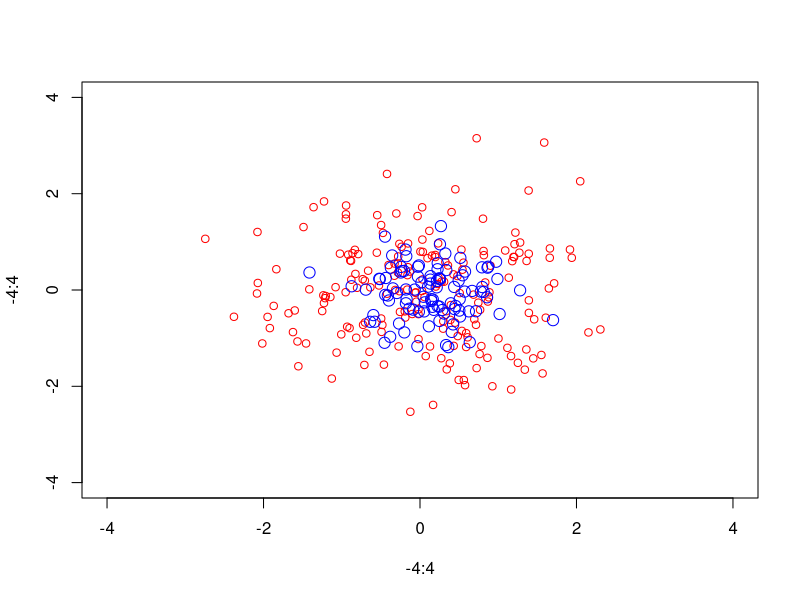
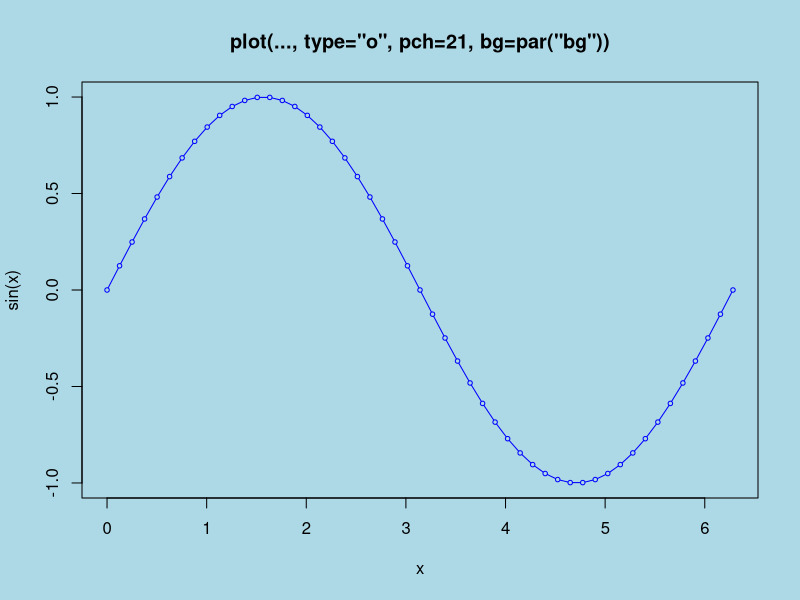
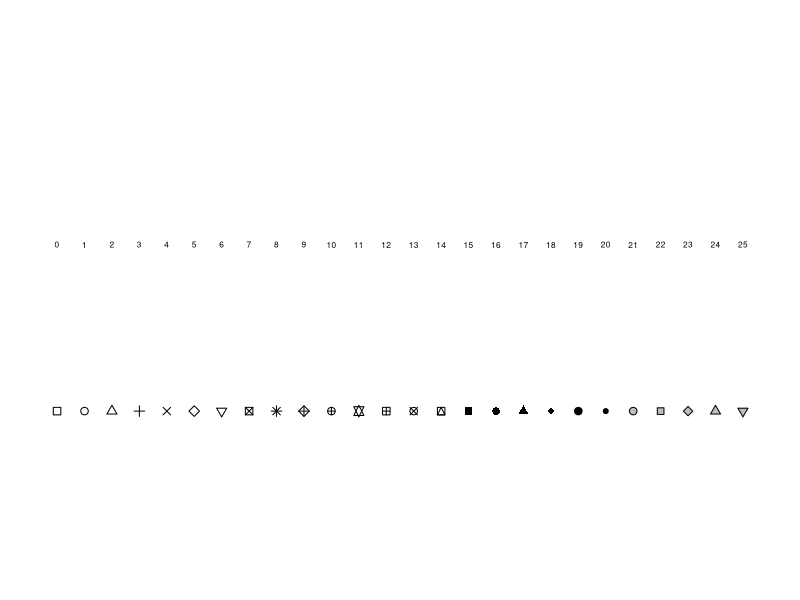
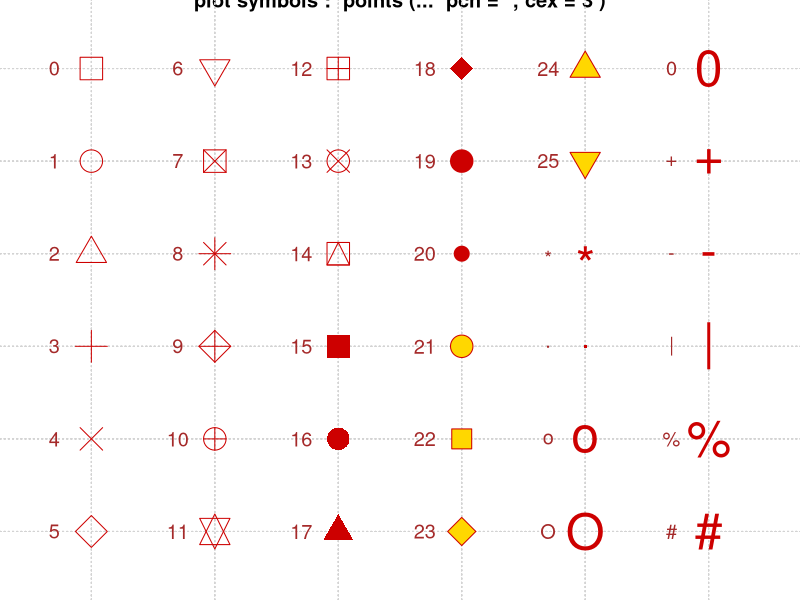
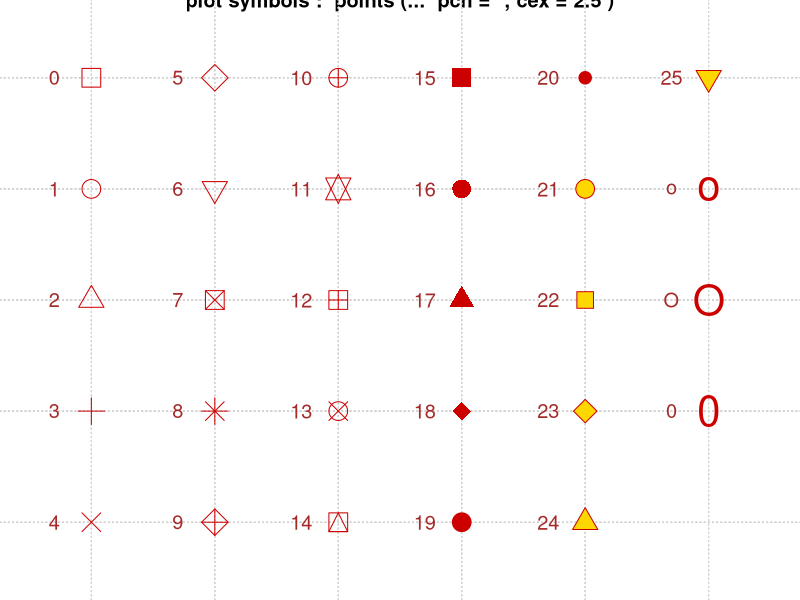
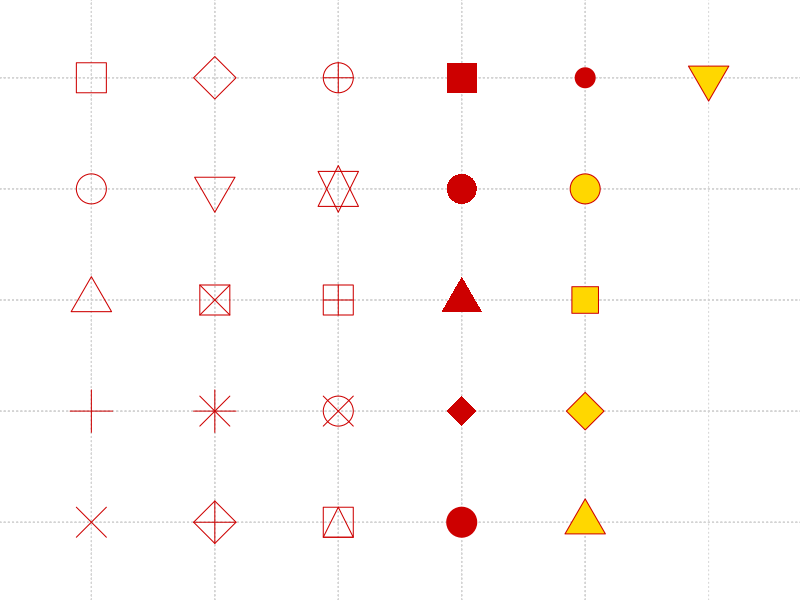
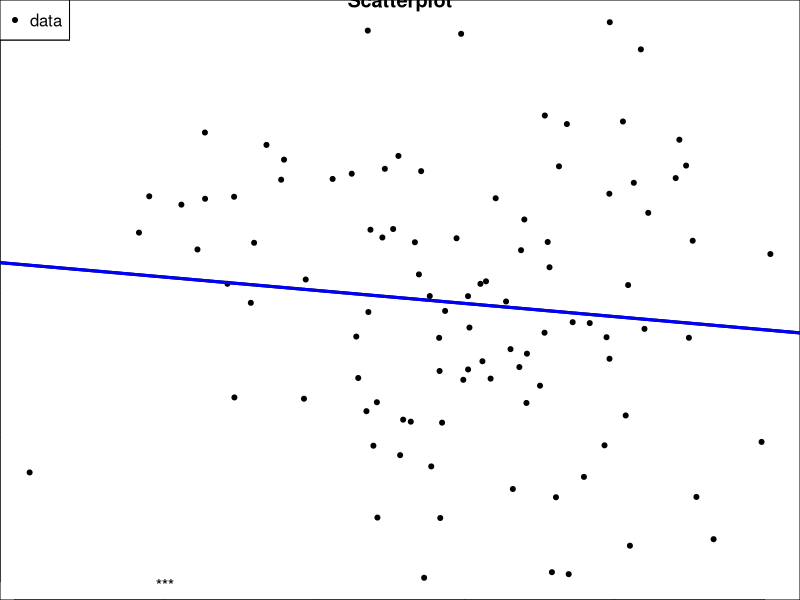
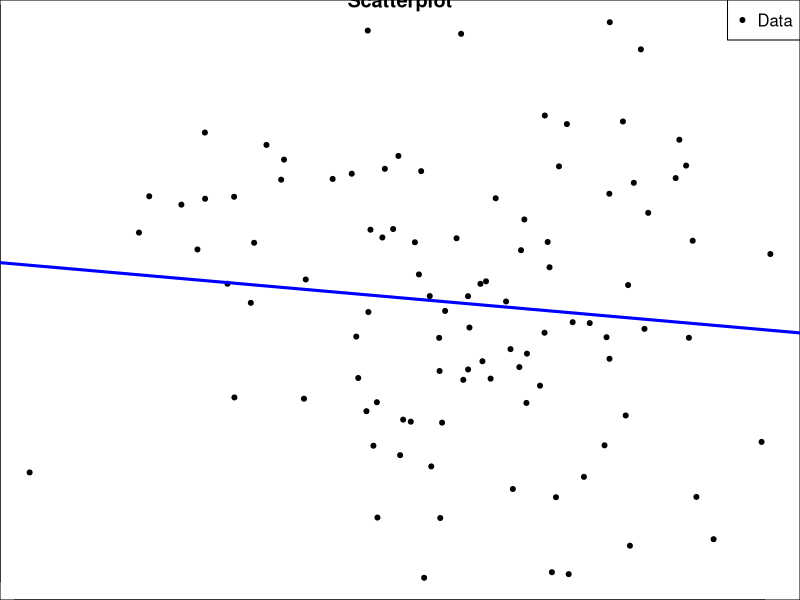

Here is the R script that generated these plots, in order: (Note: this script raises an error after producing the figures.)
example(points)
x <- rnorm(100)
y <- rnorm(100)
plot(x,y, pch=20)
title("Scatterplot")
text(-2,-2, "***")
legend("topleft", legend = "data")
legend("topleft", legend = "data", pch = 20)
fit <- lm(y~x)
abline(fit)
abline(fit, lwd=3)
abline(fit, lwd=3, col="blue")
plot(x, y, xlab="Weight", ylab = "Height", main="Scatterplot", pch = 20)
legend("topright", legend= "Data", pch= 20)
fit <- lm(y~x)
abline(fit, lwd=3, col="blue")
##arrange 2 plots under each other
z <- rpois(100, 2)
par(mfrow = c(2,1))
plot(x, y, xlab="Weight", ylab = "Height", main="Scatterplot", pch = 20)
legend("topright", legend= "Data", pch= 20)
plot(x,z, pch = 19)
par("mar")
par(mar = c(2,2,1,1))
par(mfrow = c(2,1))
plot(x, y, xlab="Weight", ylab = "Height", main="Scatterplot", pch = 20)
legend("topright", legend= "Data", pch= 20)
plot(x,z, pch = 19)
##arrange 2 plots next to each other
par(mar = c(4,2,2,2))
par(mfrow = c(1,2))
plot(x, y, xlab="Weight", ylab = "Height", main="Scatterplot", pch = 20)
legend("topright", legend= "Data", pch= 20)
plot(x,z, pch = 19)
##arrange 4 plots next to each other
par(mar = c(4,2,2,2))
par(mfrow = c(2,2))
plot(x, y, xlab="Weight", ylab = "Height", main="Scatterplot", pch = 20)
legend("topright", legend= "Data", pch= 20)
plot(x,z, pch = 19)
plot(y,z, pch = 20)
plot(y,x, pch = 16)
##mfcol changes the order how plots appear
##plotting 2 groups of variables
par(mfrow=c(1,1))
x <- rnorm(100)
y <- x+rnorm(100)
g <- gl(2,50)
g <- gl(2,50, labels = c("Male", "Female"), pch=20)
str(g)
plot(x,y, type = "n") ##set up an empty plot
points(x[g== "Male"], y[g=="Male"], col = "green") ##plot the males first
points(x[g== "Female"], y[g=="Female"], col = "blue", pch = 19) ##plot the males first

